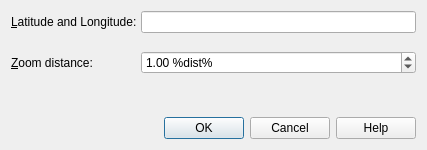
<?xml version="1.0" encoding="UTF-8"?>
<ui version="4.0">
 <class>CoordinateDialog</class>
 <widget class="QDialog" name="CoordinateDialog">
  <property name="geometry">
   <rect>
    <x>0</x>
    <y>0</y>
    <width>427</width>
    <height>150</height>
   </rect>
  </property>
  <property name="windowTitle">
   <string>Little Navmap - Jump to Coordinates</string>
  </property>
  <layout class="QGridLayout" name="gridLayout">
   <property name="spacing">
    <number>2</number>
   </property>
   <item row="3" column="0">
    <widget class="QLabel" name="labelMapCoordinateZoom">
     <property name="text">
      <string>&amp;Zoom distance:</string>
     </property>
     <property name="buddy">
      <cstring>doubleSpinBoxMapCoordinateZoom</cstring>
     </property>
    </widget>
   </item>
   <item row="1" column="0">
    <widget class="QLabel" name="labelMapCoordinateLatLon">
     <property name="text">
      <string>&amp;Latitude and Longitude:</string>
     </property>
     <property name="buddy">
      <cstring>lineEditMapCoordinateLatLon</cstring>
     </property>
    </widget>
   </item>
   <item row="1" column="2">
    <widget class="QLineEdit" name="lineEditMapCoordinateLatLon">
     <property name="toolTip">
      <string>Recognized coordinate formats:
- Degrees, minutes and seconds : N49° 26' 41.57&quot; E9° 12' 5.49&quot; or 49° 26' 41.57&quot; N 9° 12' 5.49&quot; E
- Degrees and minutes: N54* 16.82' W008* 35.95', N 52 33.58 E 13 17.26 or 49° 26.69' N 9° 12.09' E
- Degrees only: 49.4449° N 9.2015° E or N 49.4449° E 9.2015°
- Degrees with sign: 49.4449 9.2015. Negative is west or south. Order for latitude and longitude depends on option settings.
Degree, minute and second signs can be omitted for above formats.
Latitude has to be first and N/S and E/W designators are required.
A space is only needed to separate latitude and longitude or degrees/minutes/seconds if no signs used.
Other formats:
- Degrees and minutes: N44124W122451, N14544W017479 or S31240E136502
- Degrees only 46N078W
- Degrees and minutes 4620N07805W
- Degrees, minutes and seconds 481200N0112842E (SkyVector)
- Degrees and minutes in pair &quot;N6500 W08000&quot; or &quot;N6500/W08000&quot;
- NAT type 5020N
Formats above have to be given exactly as shown in the examples.</string>
     </property>
    </widget>
   </item>
   <item row="2" column="2">
    <widget class="QLabel" name="labelMapCoordinateCoordStatus">
     <property name="text">
      <string/>
     </property>
     <property name="wordWrap">
      <bool>true</bool>
     </property>
     <property name="margin">
      <number>5</number>
     </property>
     <property name="textInteractionFlags">
      <set>Qt::LinksAccessibleByMouse|Qt::TextSelectableByMouse</set>
     </property>
    </widget>
   </item>
   <item row="5" column="0" colspan="3">
    <widget class="QDialogButtonBox" name="buttonBoxMapCoordinate">
     <property name="orientation">
      <enum>Qt::Horizontal</enum>
     </property>
     <property name="standardButtons">
      <set>QDialogButtonBox::Cancel|QDialogButtonBox::Help|QDialogButtonBox::Ok</set>
     </property>
    </widget>
   </item>
   <item row="4" column="0">
    <spacer name="verticalSpacer">
     <property name="orientation">
      <enum>Qt::Vertical</enum>
     </property>
     <property name="sizeHint" stdset="0">
      <size>
       <width>20</width>
       <height>40</height>
      </size>
     </property>
    </spacer>
   </item>
   <item row="3" column="2">
    <widget class="QDoubleSpinBox" name="doubleSpinBoxMapCoordinateZoom">
     <property name="suffix">
      <string> %dist%</string>
     </property>
     <property name="minimum">
      <double>0.010000000000000</double>
     </property>
     <property name="maximum">
      <double>1000.000000000000000</double>
     </property>
     <property name="value">
      <double>1.000000000000000</double>
     </property>
    </widget>
   </item>
  </layout>
 </widget>
 <tabstops>
  <tabstop>lineEditMapCoordinateLatLon</tabstop>
 </tabstops>
 <resources/>
 <connections/>
</ui>
